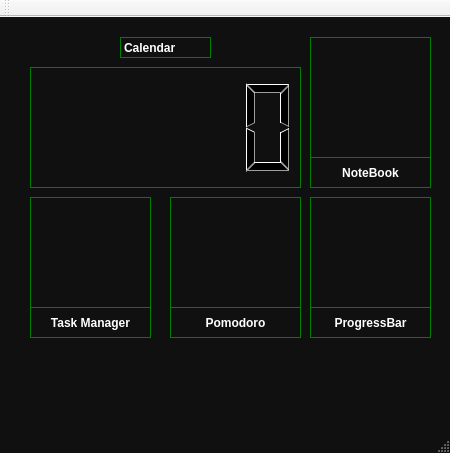
<?xml version="1.0" encoding="UTF-8"?>
<ui version="4.0">
 <class>MainWindow</class>
 <widget class="QMainWindow" name="MainWindow">
  <property name="geometry">
   <rect>
    <x>0</x>
    <y>0</y>
    <width>450</width>
    <height>453</height>
   </rect>
  </property>
  <property name="windowTitle">
   <string>Projukti</string>
  </property>
  <property name="styleSheet">
   <string notr="true">QMainWindow {

 background: rgb(16, 16, 16); 
}
</string>
  </property>
  <widget class="QWidget" name="centralwidget">
   <widget class="QPushButton" name="pomodoroPushButton">
    <property name="geometry">
     <rect>
      <x>170</x>
      <y>290</y>
      <width>131</width>
      <height>31</height>
     </rect>
    </property>
    <property name="font">
     <font>
      <bold>true</bold>
     </font>
    </property>
    <property name="styleSheet">
     <string notr="true">QPushButton {
 color:white;
 
background: rgb(16, 16, 16) ; 

border: 1px solid green;
}

QPushButton:hover {
	color:white;
     background-color: green;
    
}

</string>
    </property>
    <property name="text">
     <string>Pomodoro</string>
    </property>
   </widget>
   <widget class="QPushButton" name="notebook_button">
    <property name="geometry">
     <rect>
      <x>310</x>
      <y>140</y>
      <width>121</width>
      <height>31</height>
     </rect>
    </property>
    <property name="font">
     <font>
      <bold>true</bold>
     </font>
    </property>
    <property name="styleSheet">
     <string notr="true">QPushButton {
 color:white;
 
background: rgb(16, 16, 16) ; 

border: 1px solid green;
}

QPushButton:hover {
	color:white;
     background-color: green;
    
}

</string>
    </property>
    <property name="text">
     <string>NoteBook</string>
    </property>
   </widget>
   <widget class="QPushButton" name="taskManagerPushButton">
    <property name="geometry">
     <rect>
      <x>30</x>
      <y>290</y>
      <width>121</width>
      <height>31</height>
     </rect>
    </property>
    <property name="font">
     <font>
      <bold>true</bold>
     </font>
    </property>
    <property name="styleSheet">
     <string notr="true">QPushButton {
 color:white;
 
background: rgb(16, 16, 16) ; 

border: 1px solid green;
}

QPushButton:hover {
	color:white;
     background-color: green;
    
}

</string>
    </property>
    <property name="text">
     <string>Task Manager</string>
    </property>
   </widget>
   <widget class="QPushButton" name="progressBarPushButton">
    <property name="geometry">
     <rect>
      <x>310</x>
      <y>290</y>
      <width>121</width>
      <height>31</height>
     </rect>
    </property>
    <property name="font">
     <font>
      <bold>true</bold>
     </font>
    </property>
    <property name="styleSheet">
     <string notr="true">QPushButton {
 color:white;
 
background: rgb(16, 16, 16) ; 

border: 1px solid green;
}

QPushButton:hover {
	color:white;
     background-color: green;
    
}

</string>
    </property>
    <property name="text">
     <string>ProgressBar</string>
    </property>
   </widget>
   <widget class="QLabel" name="label_2">
    <property name="geometry">
     <rect>
      <x>310</x>
      <y>20</y>
      <width>121</width>
      <height>121</height>
     </rect>
    </property>
    <property name="styleSheet">
     <string notr="true">border: 1px solid green;</string>
    </property>
    <property name="text">
     <string/>
    </property>
    <property name="pixmap">
     <pixmap>../build-ProjuktiByBuku-Desktop_Qt_6_6_0_GCC_64bit-Debug/resized3.jpg</pixmap>
    </property>
    <property name="scaledContents">
     <bool>true</bool>
    </property>
   </widget>
   <widget class="QLabel" name="label_4">
    <property name="geometry">
     <rect>
      <x>310</x>
      <y>180</y>
      <width>121</width>
      <height>111</height>
     </rect>
    </property>
    <property name="styleSheet">
     <string notr="true">border: 1px solid green;</string>
    </property>
    <property name="text">
     <string/>
    </property>
    <property name="pixmap">
     <pixmap>../build-ProjuktiByBuku-Desktop_Qt_6_6_0_GCC_64bit-Debug/resized1.jpg</pixmap>
    </property>
    <property name="scaledContents">
     <bool>true</bool>
    </property>
   </widget>
   <widget class="QLabel" name="label">
    <property name="geometry">
     <rect>
      <x>170</x>
      <y>180</y>
      <width>131</width>
      <height>111</height>
     </rect>
    </property>
    <property name="styleSheet">
     <string notr="true">border: 1px solid green;</string>
    </property>
    <property name="text">
     <string/>
    </property>
    <property name="pixmap">
     <pixmap>../build-ProjuktiByBuku-Desktop_Qt_6_6_0_GCC_64bit-Debug/resized4.jpg</pixmap>
    </property>
    <property name="scaledContents">
     <bool>true</bool>
    </property>
   </widget>
   <widget class="QLabel" name="label_3">
    <property name="geometry">
     <rect>
      <x>30</x>
      <y>180</y>
      <width>121</width>
      <height>111</height>
     </rect>
    </property>
    <property name="styleSheet">
     <string notr="true">border: 1px solid green;</string>
    </property>
    <property name="text">
     <string/>
    </property>
    <property name="pixmap">
     <pixmap>../build-ProjuktiByBuku-Desktop_Qt_6_6_0_GCC_64bit-Debug/resized2.jpg</pixmap>
    </property>
    <property name="scaledContents">
     <bool>true</bool>
    </property>
   </widget>
   <widget class="QLCDNumber" name="lcdNumber">
    <property name="geometry">
     <rect>
      <x>30</x>
      <y>50</y>
      <width>271</width>
      <height>121</height>
     </rect>
    </property>
    <property name="styleSheet">
     <string notr="true">border: 1px solid green;</string>
    </property>
   </widget>
   <widget class="QLabel" name="labelCalendar">
    <property name="geometry">
     <rect>
      <x>120</x>
      <y>20</y>
      <width>91</width>
      <height>21</height>
     </rect>
    </property>
    <property name="font">
     <font>
      <bold>true</bold>
     </font>
    </property>
    <property name="styleSheet">
     <string notr="true">QLabel {
 color:white;
 
background: rgb(16, 16, 16) ; 

border: 1px solid green;
}</string>
    </property>
    <property name="text">
     <string>Calendar</string>
    </property>
   </widget>
  </widget>
  <widget class="QMenuBar" name="menubar">
   <property name="geometry">
    <rect>
     <x>0</x>
     <y>0</y>
     <width>450</width>
     <height>22</height>
    </rect>
   </property>
  </widget>
  <widget class="QStatusBar" name="statusbar"/>
  <widget class="QToolBar" name="toolBar">
   <property name="windowTitle">
    <string>toolBar</string>
   </property>
   <attribute name="toolBarArea">
    <enum>TopToolBarArea</enum>
   </attribute>
   <attribute name="toolBarBreak">
    <bool>false</bool>
   </attribute>
  </widget>
 </widget>
 <resources/>
 <connections/>
</ui>
